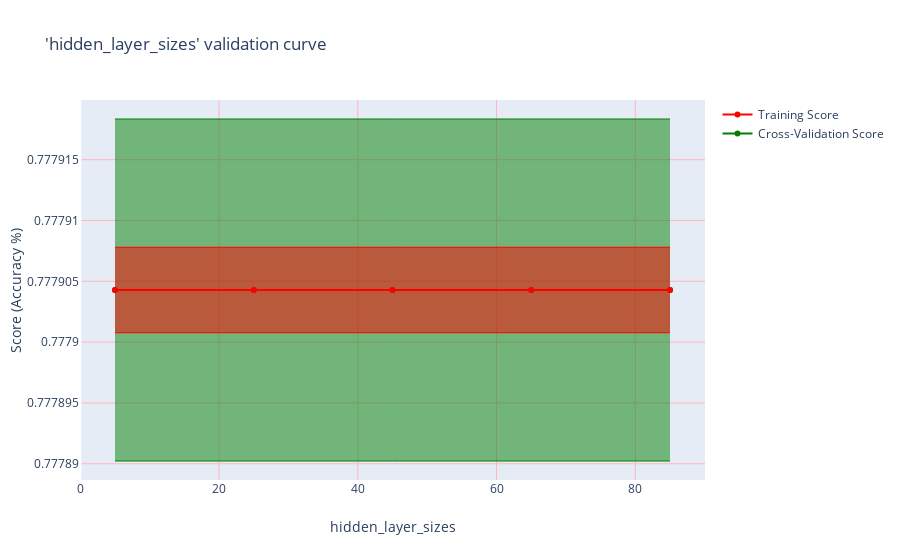

Write notebook code for a chart like this one.
### Code cell
plot_validation_curve(
    param_range,
    ne_train_scores,
    ne_test_scores,
    "'hidden_layer_sizes' validation curve",
    x_title="hidden_layer_sizes",
    y_title="Score (Accuracy %)",
    download_file_name="ann_alpha_vcurve",
)

### Figure 1 — Plotly figure (JSON) as saved in the notebook; plotly's stock layout.template omitted (floating-point values rounded to 4 significant figures)
{"data": [{"line": {"color": "green", "width": 1}, "mode": "lines", "showlegend": false, "type": "scatter", "x": [5, 25, 45, 65, 85], "y": [0.7779, 0.7779, 0.7779, 0.7779, 0.7779]}, {"fill": "tonexty", "line": {"color": "green", "width": 1}, "mode": "lines", "showlegend": false, "type": "scatter", "x": [5, 25, 45, 65, 85], "y": [0.7779, 0.7779, 0.7779, 0.7779, 0.7779]}, {"line": {"color": "red", "width": 1}, "mode": "lines", "showlegend": false, "type": "scatter", "x": [5, 25, 45, 65, 85], "y": [0.7779, 0.7779, 0.7779, 0.7779, 0.7779]}, {"fill": "tonexty", "line": {"color": "red", "width": 1}, "mode": "lines", "showlegend": false, "type": "scatter", "x": [5, 25, 45, 65, 85], "y": [0.7779, 0.7779, 0.7779, 0.7779, 0.7779]}, {"marker": {"color": "green"}, "name": "Cross-Validation Score", "showlegend": true, "type": "scatter", "x": [5, 25, 45, 65, 85], "y": [0.7779, 0.7779, 0.7779, 0.7779, 0.7779]}, {"marker": {"color": "red"}, "name": "Training Score", "showlegend": true, "type": "scatter", "x": [5, 25, 45, 65, 85], "y": [0.7779, 0.7779, 0.7779, 0.7779, 0.7779]}], "layout": {"title": {"text": "'hidden_layer_sizes' validation curve"}, "xaxis": {"gridcolor": "LightPink", "gridwidth": 1, "showgrid": true, "title": {"text": "hidden_layer_sizes"}}, "yaxis": {"gridcolor": "LightPink", "gridwidth": 1, "showgrid": true, "title": {"text": "Score (Accuracy %)"}}}}
